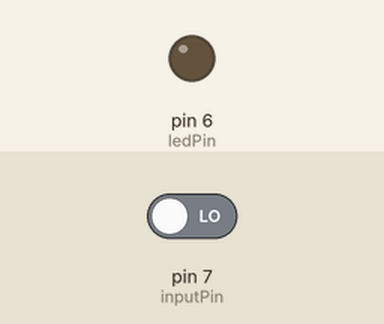
Simulated run of this sketch. Board: Arduino Uno, built with avr-gcc and run on an emulated ATmega328P. Shown: output pins drawn as LEDs (lit = HIGH). Inputs (shaded band) come from the test bench; at power-on: pin 7 (inputPin) LOW.

Above: at 1.2 s.
1.3 s: pin 7 (inputPin) driven HIGH
At 2.1 s:
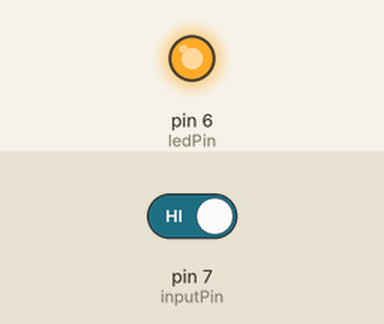
2.8 s: pin 7 (inputPin) driven LOW
At 3.6 s:
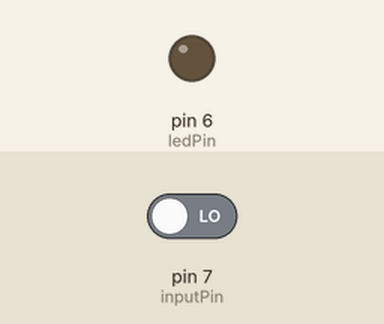
Timing chart, 0 to 5.8 s (numbered marks = the images above; inputs shaded):
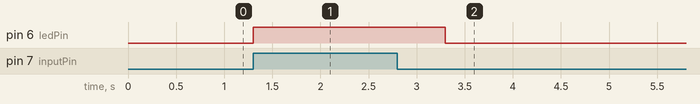

Measured:
- after the input at 1.3 s, pin 6 (ledPin): LOW → HIGH at once
- after the input at 2.8 s, pin 6 (ledPin): HIGH → LOW after 0.50 s

The sketch:

PIR_T1.ino
```cpp
int ledPin= 6;
int inputPin= 7;

void setup(){
  pinMode(ledPin, OUTPUT);
  pinMode(inputPin, INPUT);
}

void loop(){
  int value= digitalRead(inputPin);

  if (value == HIGH)
  {
    digitalWrite(ledPin, HIGH);
    delay(1000) ;
  }

  else
  {
    digitalWrite(ledPin, LOW);
  }
}
```
